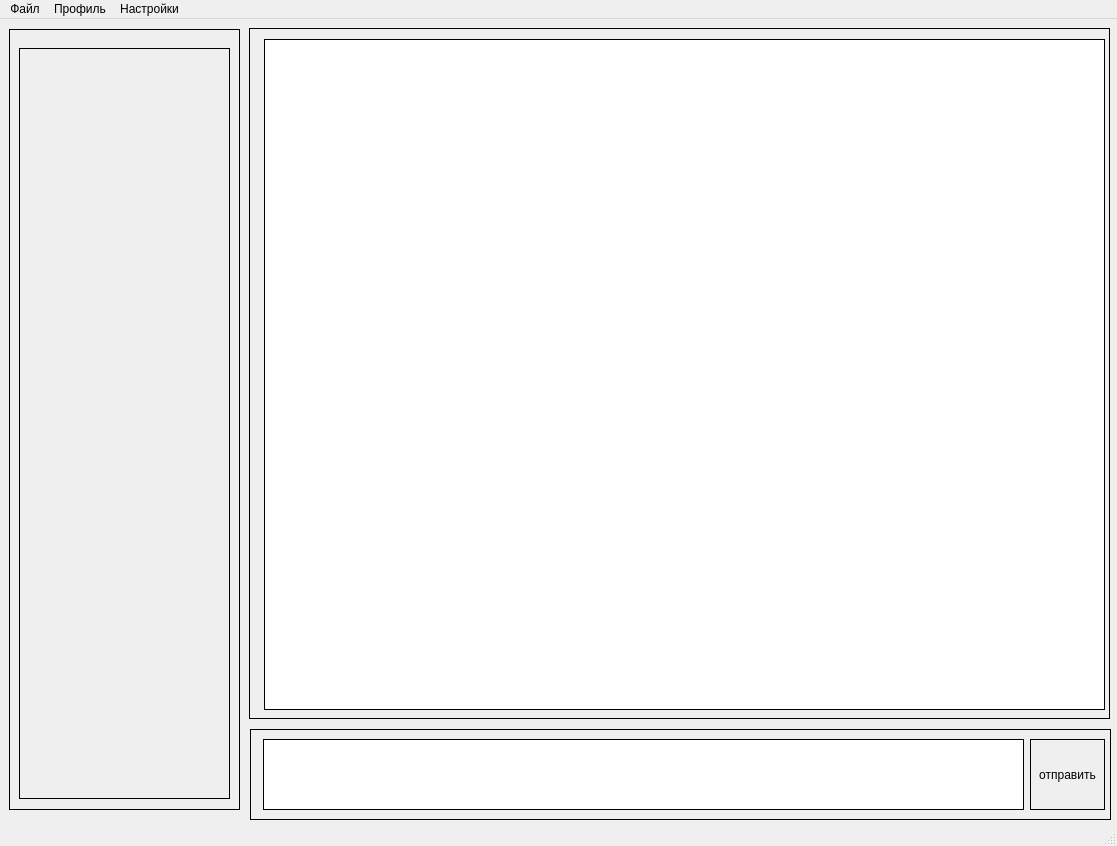
<?xml version="1.0" encoding="UTF-8"?>
<ui version="4.0">
 <class>MainWindow</class>
 <widget class="QMainWindow" name="MainWindow">
  <property name="geometry">
   <rect>
    <x>0</x>
    <y>0</y>
    <width>1117</width>
    <height>846</height>
   </rect>
  </property>
  <property name="windowTitle">
   <string>MainWindow</string>
  </property>
  <widget class="QWidget" name="centralwidget">
   <widget class="QFrame" name="frame">
    <property name="geometry">
     <rect>
      <x>9</x>
      <y>10</y>
      <width>231</width>
      <height>781</height>
     </rect>
    </property>
    <property name="styleSheet">
     <string notr="true">border: 1px solid black;</string>
    </property>
    <property name="frameShape">
     <enum>QFrame::StyledPanel</enum>
    </property>
    <property name="frameShadow">
     <enum>QFrame::Raised</enum>
    </property>
    <widget class="QWidget" name="verticalLayoutWidget">
     <property name="geometry">
      <rect>
       <x>10</x>
       <y>19</y>
       <width>211</width>
       <height>751</height>
      </rect>
     </property>
     <layout class="QVBoxLayout" name="ContactList"/>
    </widget>
   </widget>
   <widget class="QFrame" name="frame_2">
    <property name="geometry">
     <rect>
      <x>249</x>
      <y>9</y>
      <width>861</width>
      <height>691</height>
     </rect>
    </property>
    <property name="styleSheet">
     <string notr="true">border: 1px solid black</string>
    </property>
    <property name="frameShape">
     <enum>QFrame::StyledPanel</enum>
    </property>
    <property name="frameShadow">
     <enum>QFrame::Raised</enum>
    </property>
    <widget class="QTextBrowser" name="textBrowser">
     <property name="geometry">
      <rect>
       <x>15</x>
       <y>11</y>
       <width>841</width>
       <height>671</height>
      </rect>
     </property>
    </widget>
   </widget>
   <widget class="QFrame" name="frame_3">
    <property name="geometry">
     <rect>
      <x>250</x>
      <y>710</y>
      <width>861</width>
      <height>91</height>
     </rect>
    </property>
    <property name="styleSheet">
     <string notr="true">border: 1px solid black</string>
    </property>
    <property name="frameShape">
     <enum>QFrame::StyledPanel</enum>
    </property>
    <property name="frameShadow">
     <enum>QFrame::Raised</enum>
    </property>
    <widget class="QTextEdit" name="MessageToSend">
     <property name="geometry">
      <rect>
       <x>13</x>
       <y>10</y>
       <width>761</width>
       <height>71</height>
      </rect>
     </property>
     <property name="styleSheet">
      <string notr="true">
border: 1px solid black</string>
     </property>
    </widget>
    <widget class="QPushButton" name="Send">
     <property name="geometry">
      <rect>
       <x>780</x>
       <y>10</y>
       <width>75</width>
       <height>71</height>
      </rect>
     </property>
     <property name="text">
      <string>отправить</string>
     </property>
     <property name="icon">
      <iconset theme="applications-engineering">
       <normaloff>.</normaloff>.</iconset>
     </property>
    </widget>
   </widget>
  </widget>
  <widget class="QMenuBar" name="menubar">
   <property name="geometry">
    <rect>
     <x>0</x>
     <y>0</y>
     <width>1117</width>
     <height>26</height>
    </rect>
   </property>
   <widget class="QMenu" name="menu">
    <property name="title">
     <string>Файл</string>
    </property>
   </widget>
   <widget class="QMenu" name="menu_2">
    <property name="title">
     <string>Профиль</string>
    </property>
   </widget>
   <widget class="QMenu" name="menu_3">
    <property name="title">
     <string>Настройки</string>
    </property>
   </widget>
   <addaction name="menu"/>
   <addaction name="menu_2"/>
   <addaction name="menu_3"/>
  </widget>
  <widget class="QStatusBar" name="statusbar"/>
 </widget>
 <resources/>
 <connections/>
</ui>
